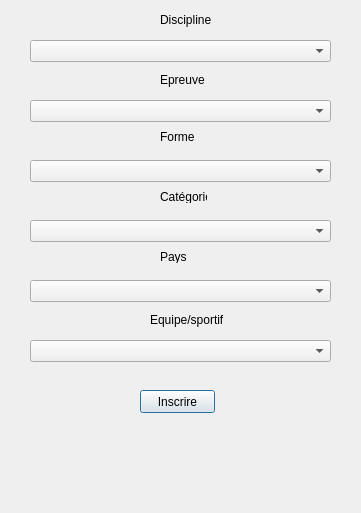
<?xml version="1.0" encoding="UTF-8"?>
<ui version="4.0">
 <class>Dialog</class>
 <widget class="QDialog" name="Dialog">
  <property name="geometry">
   <rect>
    <x>0</x>
    <y>0</y>
    <width>361</width>
    <height>513</height>
   </rect>
  </property>
  <property name="windowTitle">
   <string>Dialog</string>
  </property>
  <widget class="QComboBox" name="Epreuve_combo">
   <property name="geometry">
    <rect>
     <x>30</x>
     <y>100</y>
     <width>301</width>
     <height>22</height>
    </rect>
   </property>
  </widget>
  <widget class="QLabel" name="label">
   <property name="geometry">
    <rect>
     <x>160</x>
     <y>70</y>
     <width>61</width>
     <height>20</height>
    </rect>
   </property>
   <property name="text">
    <string>Epreuve </string>
   </property>
  </widget>
  <widget class="QLabel" name="Type_label">
   <property name="geometry">
    <rect>
     <x>150</x>
     <y>310</y>
     <width>81</width>
     <height>20</height>
    </rect>
   </property>
   <property name="text">
    <string>Equipe/sportif </string>
   </property>
  </widget>
  <widget class="QComboBox" name="Equipe_combo">
   <property name="geometry">
    <rect>
     <x>30</x>
     <y>340</y>
     <width>301</width>
     <height>22</height>
    </rect>
   </property>
  </widget>
  <widget class="QPushButton" name="inscription_button">
   <property name="geometry">
    <rect>
     <x>140</x>
     <y>390</y>
     <width>75</width>
     <height>23</height>
    </rect>
   </property>
   <property name="text">
    <string>Inscrire</string>
   </property>
  </widget>
  <widget class="QComboBox" name="Discipline_combo">
   <property name="geometry">
    <rect>
     <x>30</x>
     <y>40</y>
     <width>301</width>
     <height>22</height>
    </rect>
   </property>
  </widget>
  <widget class="QLabel" name="label_3">
   <property name="geometry">
    <rect>
     <x>160</x>
     <y>10</y>
     <width>61</width>
     <height>20</height>
    </rect>
   </property>
   <property name="text">
    <string>Discipline</string>
   </property>
  </widget>
  <widget class="QComboBox" name="Pays_combo">
   <property name="geometry">
    <rect>
     <x>30</x>
     <y>280</y>
     <width>301</width>
     <height>22</height>
    </rect>
   </property>
  </widget>
  <widget class="QLabel" name="label_5">
   <property name="geometry">
    <rect>
     <x>160</x>
     <y>250</y>
     <width>47</width>
     <height>13</height>
    </rect>
   </property>
   <property name="text">
    <string>Pays </string>
   </property>
  </widget>
  <widget class="QLabel" name="label_6">
   <property name="geometry">
    <rect>
     <x>160</x>
     <y>130</y>
     <width>47</width>
     <height>13</height>
    </rect>
   </property>
   <property name="text">
    <string>Forme</string>
   </property>
  </widget>
  <widget class="QComboBox" name="Forme_combo">
   <property name="geometry">
    <rect>
     <x>30</x>
     <y>160</y>
     <width>301</width>
     <height>22</height>
    </rect>
   </property>
  </widget>
  <widget class="QLabel" name="print_label">
   <property name="geometry">
    <rect>
     <x>10</x>
     <y>430</y>
     <width>341</width>
     <height>20</height>
    </rect>
   </property>
   <property name="text">
    <string/>
   </property>
  </widget>
  <widget class="QLabel" name="label_7">
   <property name="geometry">
    <rect>
     <x>160</x>
     <y>190</y>
     <width>47</width>
     <height>13</height>
    </rect>
   </property>
   <property name="text">
    <string>Catégorie</string>
   </property>
  </widget>
  <widget class="QComboBox" name="Categorie_combo">
   <property name="geometry">
    <rect>
     <x>30</x>
     <y>220</y>
     <width>301</width>
     <height>22</height>
    </rect>
   </property>
  </widget>
 </widget>
 <resources/>
 <connections/>
</ui>
